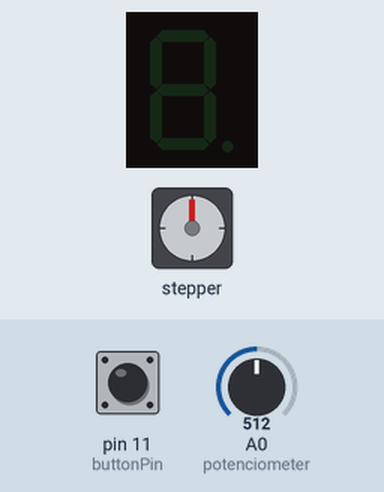
This sketch was run on a simulated Arduino Uno, built with avr-gcc and run on an emulated ATmega328P. On the bench: stepper motor, 1-digit seven-segment display. Wiring (inferred from the names in the program): stepper motor driver (200 steps per turn assumed): step pin 13; direction pin 12; 1-digit 7-segment display, segments lit when HIGH: segments pin 2, pin 3, pin 4, pin 5, pin 6, pin 7, pin 8, pin 9. The inputs (shaded band) are chosen by the test bench; at power-on: pin 11 (buttonPin) LOW, A0 (potenciometer) = 512. The segment pins are drawn as the display they are named for.

Above: at 1.2 s.
1.3 s: pin 11 (buttonPin) pulled HIGH for 0.15 s
At 2.2 s:
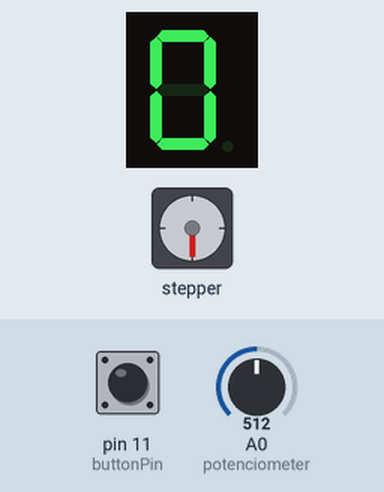
3.8 s: pin 11 (buttonPin) pulled HIGH for 1 s
At 5.3 s:
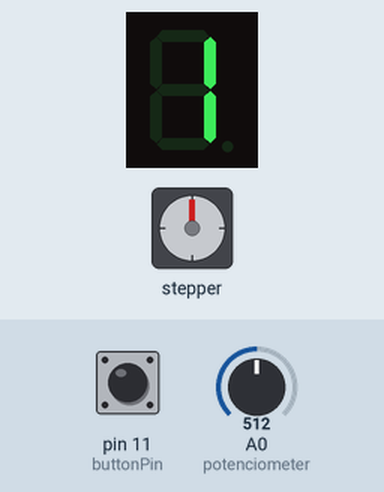
6.3 s: pin 11 (buttonPin) pulled HIGH for 0.15 s
At 8.4 s:
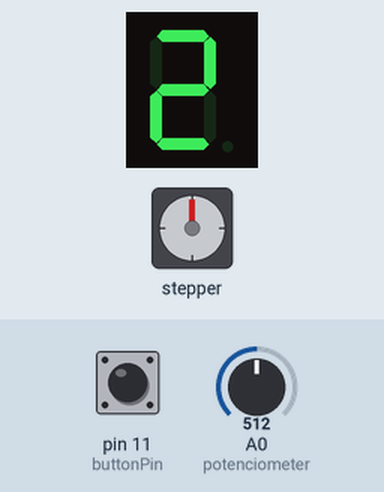
8.8 s: pin 11 (buttonPin) pulled HIGH for 3.2 s
At 12.9 s:
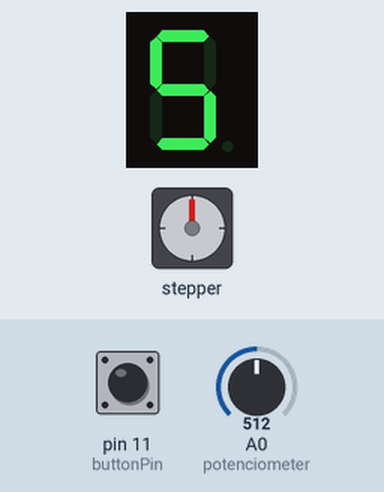
13.5 s: pin 11 (buttonPin) pulled HIGH for 0.15 s
At 15.1 s:
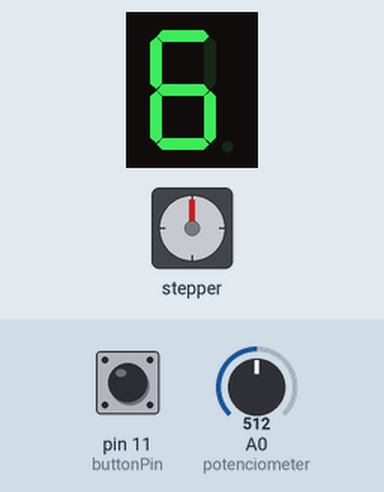
16.0 s: pin 11 (buttonPin) pulled HIGH for 1 s
At 18.2 s:
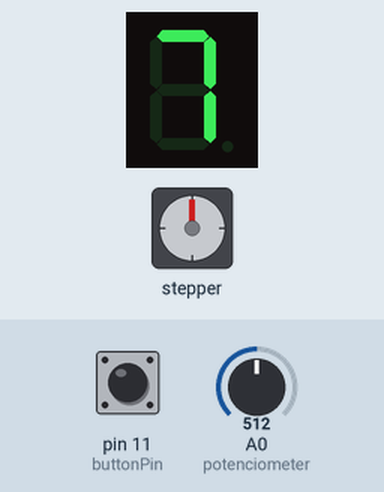
Timing chart, 0 to 19.5 s (numbered marks = the images above; inputs shaded):
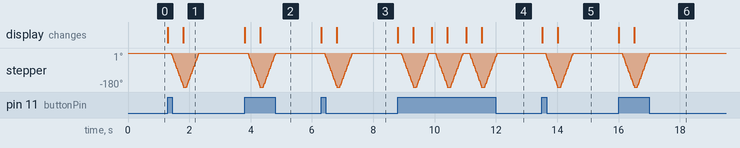

Measured:
- after the input at 1.3 s, stepper: turns 180° counter-clockwise in 0.38 s, then 180° clockwise in 0.40 s; the display: first changes at once (image 1 shows a later state)
- after the input at 3.8 s, stepper: turns 180° counter-clockwise in 0.38 s, then 180° clockwise in 0.40 s; the display: first changes at once (image 2 shows a later state)
- after the input at 6.3 s, stepper: turns 180° counter-clockwise in 0.38 s, then 180° clockwise in 0.40 s; the display: first changes at once (image 3 shows a later state)
- after the input at 8.8 s, stepper: turns 180° counter-clockwise in 0.38 s, then 180° clockwise in 0.40 s, repeating every 1.1 s; the display: first changes at once (image 4 shows a later state)
- after the input at 13.5 s, stepper: turns 180° counter-clockwise in 0.38 s, then 180° clockwise in 0.40 s; the display: first changes at once (image 5 shows a later state)
- after the input at 16.0 s, stepper: turns 180° counter-clockwise in 0.38 s, then 180° clockwise in 0.40 s; the display: first changes at once (image 6 shows a later state)

The sketch:

floppy-setup.ino
```cpp
// Array de segmentos do display7
/*
 *   A
   F   B
     G
   E   C
     D   DP
*/
byte seven_seg_digits[10][7] = { { 1,1,1,1,1,1,0 },  // = Digito 0
                                 { 0,1,1,0,0,0,0 },  // = Digito 1
                                 { 1,1,0,1,1,0,1 },  // = Digito 2
                                 { 1,1,1,1,0,0,1 },  // = Digito 3
                                 { 0,1,1,0,0,1,1 },  // = Digito 4
                                 { 1,0,1,1,0,1,1 },  // = Digito 5
                                 { 1,0,1,1,1,1,1 },  // = Digito 6
                                 { 1,1,1,0,0,0,0 },  // = Digito 7
                                 { 1,1,1,1,1,1,1 },  // = Digito 8
                                 { 1,1,1,0,0,1,1 }  // = Digito 9
                                 };

// Pin do Botão
int buttonPin = 11;
// Estado do botão (começa desligado)
int buttonState = 0;

// Velocidade do leitor floppy
int velSpeed = 0;
// Usado para cálculo do map
int x = 0;

// Pino do direct
int dir_pin = 12;
// Pino do step
int step_pin = 13;
// Potenciômetro
int potenciometer = A0;

// Init
void setup() {
  // Iniciar o display
  setupDisplay();
  // Iniciar o floppy disk
  setupFloppy();
  // Iniciar o botão
  setupButton();
  // Inicializa o ponto do display desligado
  ligarPonto(0);  // Inicia com o ponto desligado
}

int count = 0;

// Loop principal
void loop() {
  // leitura do estado do botão
  buttonState = digitalRead(buttonPin);

  // checa se o botão foi pressionado
  if (buttonState == HIGH) {
    // Mostra o número no display
    displayLigar(count);

    // verifica a velocidade do potenciometro
    velSpeed = analogRead(potenciometer);
    x = map(velSpeed, 0, 1023, 1880, 6000);
    velSpeed = x;

    // move o leitor floppy para trás e para frente
    moveBack();
    moveUp();

    // aumenta o número
    count++;
    // se chegar a 10, ele reinicia
    if(count >= 10) {
      count = 0;
    }
  }
}

// Função para ligar o ponto do display
void ligarPonto(byte dot) {
  digitalWrite(9, dot);
}

// Aciona um display em um digito
void displayLigar(byte digit) {
  byte pin = 2;
  //Percorre o array ligando os segmentos correspondentes ao digito
  for (byte segCount = 0; segCount < 7; ++segCount) {
    digitalWrite(pin, seven_seg_digits[digit][segCount]);
    ++pin;
  }
  ligarPonto(1);  //Liga o ponto
  delay(100);   //Aguarda 100 milisegundos
  ligarPonto(0);  //Desliga o ponto
}

// move o leitor de floppy para trás
void moveBack() {
  digitalWrite(dir_pin, LOW);
  delay(1);
  perform_step(100);
  delay(100);
}

// move o leitor de floppy para frente
void moveUp() {
  digitalWrite(dir_pin, HIGH);
  delay(1);
  perform_step(100);
  delay(100);
}

// move o step
void perform_step(long steps) {
  for (long i=0; i < steps; i++) {
    digitalWrite(step_pin, LOW);
    delayMicroseconds(100);
    digitalWrite(step_pin, HIGH);
    delayMicroseconds(velSpeed);
  }
  // Set the pin low before we end
  digitalWrite(step_pin, LOW);
}

// SETUPS
void setupDisplay() {
  pinMode(2, OUTPUT); //Pino 2 do Arduino ligado ao segmento A
  pinMode(3, OUTPUT); //Pino 3 do Arduino ligado ao segmento B
  pinMode(4, OUTPUT); //Pino 4 do Arduino ligado ao segmento C
  pinMode(5, OUTPUT); //Pino 5 do Arduino ligado ao segmento D
  pinMode(6, OUTPUT); //Pino 6 do Arduino ligado ao segmento E
  pinMode(7, OUTPUT); //Pino 7 do Arduino ligado ao segmento F
  pinMode(8, OUTPUT); //Pino 8 do Arduino ligado ao segmento G
  pinMode(9, OUTPUT); //Pino 9 do Arduino ligado ao segmento PONTO
}

void setupFloppy() {
  pinMode(dir_pin, OUTPUT);
  pinMode(step_pin, OUTPUT);
}

void setupButton() {
  pinMode(buttonPin, INPUT);
}
```
